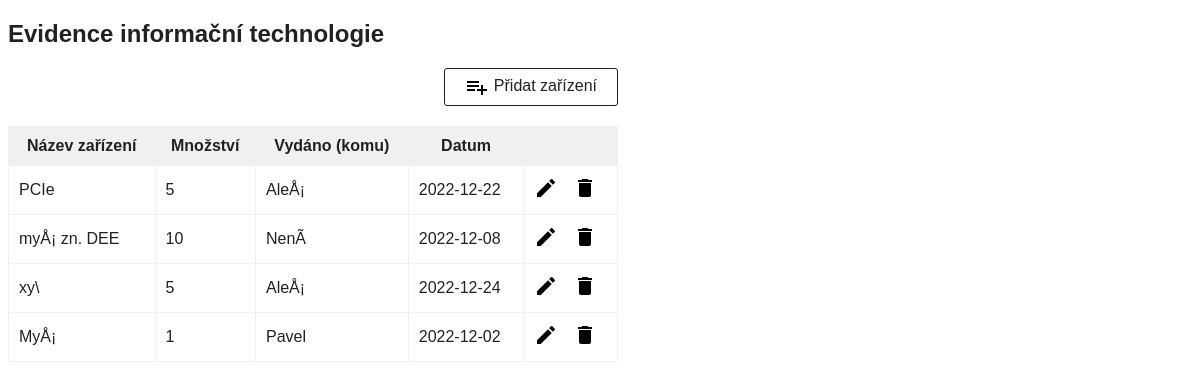
Screenshot of /it_list/index.php with the database file from the repository.
### tables this page shows
CREATE TABLE `it_list` (
  `id` int(11) NOT NULL,
  `name` varchar(30) NOT NULL,
  `quantity` tinyint(10) NOT NULL,
  `issue` varchar(10) NOT NULL,
  `date` date NOT NULL
);

### it_list/app/controller/DBController.php (called while the page is built, shortened)
<?php
class DBController {
    private $host = "localhost";
    private $user = "root";
    private $password = "";
    private $database = "it_list";
    private $conn;
    function __construct() {
        $this->conn = $this->connectDB();
    }
    function connectDB() {
        $conn = mysqli_connect($this->host,$this->user,$this->password,$this->database);
        return $conn;
    }
    function runQueryAll($query) {
        $resultset = [];
        $result = $this->conn->query($query);
            while($row = $result->fetch_assoc()) {
                $resultset[] = $row;
            }
            if ($result !== false && $result->num_rows > 0) {
           return $resultset;
        }
    }
}
?>

### it_list/app/model/IT.php (called while the page is built, shortened)
<?php
require_once ("app/controller/DBController.php");
class it
{
    public $db_handle;
    function __construct() {
        $this->db_handle = new DBController();
    }
    public function getAllIT() {
        $sql = "SELECT * FROM it_list ORDER BY id";
       $result = $this->db_handle->runQueryAll($sql);
        return $result;
    }
}
?>

### it_list/app/view/it_list.php (the view, shortened to what this page needs)
<?php require_once "app/view/header.php"; ?>
    <div style="text-align: right; margin: 20px 0px 10px;">
        <a id="btnAddAction" href="index.php?action=it_list-add"><img src="app/view/image/icon-add.png" />Přidat zařízení</a>
    </div>
    <div id="toys-grid">
        <table cellpadding="10" cellspacing="1">
            <thead>
                <tr>
                    <th><strong>Název zařízení</strong></th>
                    <th><strong>Množství</strong></th>
                    <th><strong>Vydáno (komu)</strong></th>
                    <th><strong>Datum</strong></th>
                    <th></th>
                </tr>
            </thead>
            <tbody>
                    <?php
                    if (! empty($result)) {
                        foreach ($result as $k => $v) {
                            ?>
          <tr>
                    <td><?php echo $result[$k]["name"]; ?></td>
                    <td><?php echo $result[$k]["quantity"]; ?></td>
                    <td><?php echo $result[$k]["issue"]; ?></td>
                    <td><?php echo $result[$k]["date"]; ?></td>
                    <td><a class="btnEditAction"
                        href="index.php?action=it_list-edit&id=<?php echo $result[$k]["id"]; ?>">
                        <img src="app/view/image/icon-edit.png" />
                        </a>
                        <a class="btnDeleteAction"
                        href="index.php?action=it_list-delete&id=<?php echo $result[$k]["id"]; ?>">
                        <img src="app/view/image/icon-delete.png" />
                        </a>
                    </td>
                </tr>
                    <?php
                        }
                    }
                    ?>
        </table>
    </div>
</body>
</html>

### it_list/index.php (shortened to what this page needs)
<?php
require_once ("app/controller/DBController.php");
require_once ("app/model/IT.php");
$action = "";
switch ($action) {
    default:
        $IT = new IT();
        $result = $IT->getAllIT();
        require_once "app/view/it_list.php";
        break;
}
?>

### it_list/app/view/header.php (shortened to what this page needs)
<!DOCTYPE html>
<html>
<head>
	<link rel="stylesheet" type="text/css" href="app/view/css/style.css">
</head>
<body>
<h2>Evidence informační technologie</h2>
<div style="min-width:350px;">

### it_list/app/view/css/style.css (style rules this page uses)
body { width: 610px; font-family: Arial; color: #212121; }
#toys-grid { margin-bottom: 30px; }
#toys-grid table { width: 100%; background-color: #F0F0F0; }
#toys-grid table td { background-color: #FFFFFF; }
.btnEditAction { cursor: pointer; text-decoration: none; margin-right: 10px; }
.btnDeleteAction { cursor: pointer; }
#btnAddAction { padding: 6px 20px; color: #212121; text-decoration: none; border-radius: 3px; cursor: pointer; border: #212121 1px solid; margin-bottom: 10px; display: inline-block; }
#btnAddAction img { margin-right: 5px; vertical-align: middle; }

### it_list/app/view/header.php (style rules this page uses)
a { text-decoration: none; }

### rows the page displays
it_list: name "PCIe", quantity "5", issue "AleÅ¡", date "2022-12-22"
it_list: name "myÅ¡ zn. DEE", quantity "10", issue "NenÃ­", date "2022-12-08"
it_list: name "xy\\", quantity "5", issue "AleÅ¡", date "2022-12-24"
it_list: name "MyÅ¡", quantity "1", issue "Pavel", date "2022-12-02"
